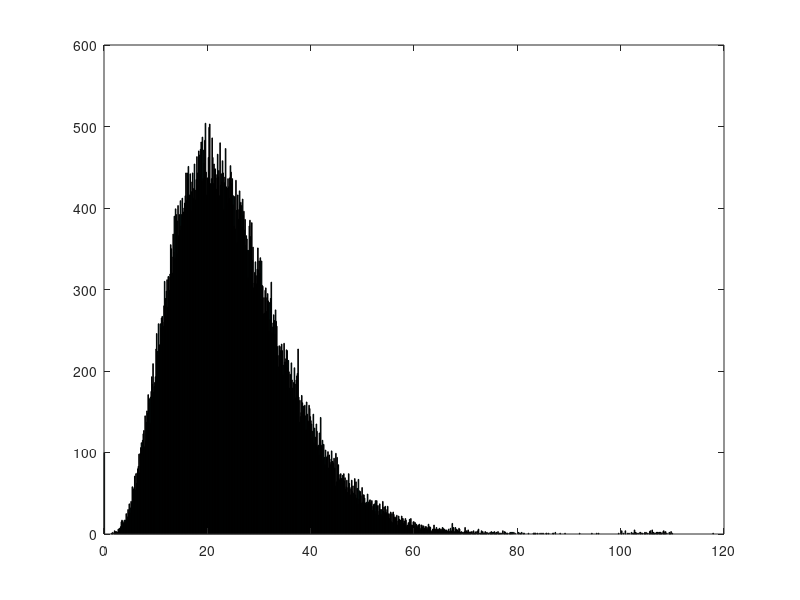

MATLAB code to generate this figure: (Note: this script raises an error after producing the figure.)
%Start of the file

data = load("dataIndSSA2022.mat");
d1 = data.task1_data;

d1_length = length(d1)
d1_min = min(data.task1_data)
d1_max = max(d1)
d1_mean = mean(d1)
d1_median = median(d1)

scatter(1:d1_length, d1);

hist(d1, 1000)

boxchart(1:d1_length, d1)
